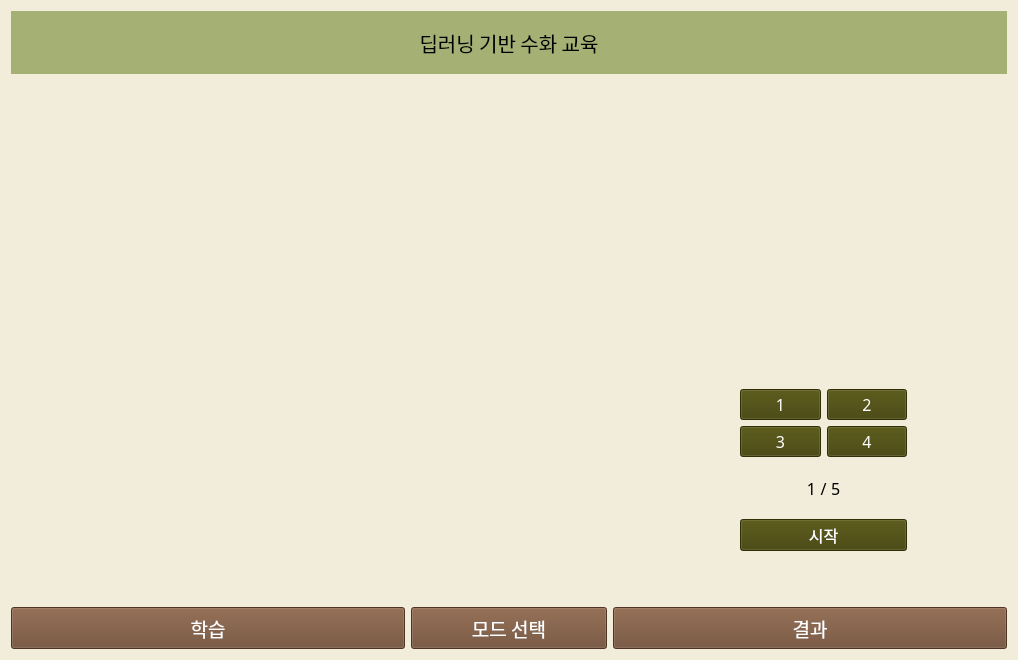
<?xml version="1.0" encoding="UTF-8"?>
<ui version="4.0">
 <class>Form</class>
 <widget class="QWidget" name="Form">
  <property name="geometry">
   <rect>
    <x>0</x>
    <y>0</y>
    <width>1018</width>
    <height>660</height>
   </rect>
  </property>
  <property name="windowTitle">
   <string>Form</string>
  </property>
  <property name="styleSheet">
   <string notr="true">background-color:rgb(242, 236, 218)</string>
  </property>
  <layout class="QGridLayout" name="gridLayout_2">
   <item row="0" column="0">
    <layout class="QGridLayout" name="gridLayout_3">
     <item row="0" column="0">
      <layout class="QGridLayout" name="gridLayout" rowstretch="0,3,25,2">
       <item row="3" column="0">
        <layout class="QHBoxLayout" name="horizontalLayout3" stretch="2,1,2">
         <item>
          <widget class="QPushButton" name="btn_learn">
           <property name="sizePolicy">
            <sizepolicy hsizetype="Minimum" vsizetype="Minimum">
             <horstretch>0</horstretch>
             <verstretch>0</verstretch>
            </sizepolicy>
           </property>
           <property name="font">
            <font>
             <family>한컴 윤고딕 230</family>
             <pointsize>14</pointsize>
            </font>
           </property>
           <property name="styleSheet">
            <string notr="true">QPushButton{
	color: white;
	background-color: rgb(109, 73, 48);
}

QPushButton:hover{
          color: rgb(109, 73, 48);
          background: transparent;
          border: 2px solid brown;
          border-radius: 1px;
}</string>
           </property>
           <property name="text">
            <string>학습</string>
           </property>
          </widget>
         </item>
         <item>
          <widget class="QPushButton" name="btn_mode">
           <property name="sizePolicy">
            <sizepolicy hsizetype="Minimum" vsizetype="Minimum">
             <horstretch>0</horstretch>
             <verstretch>0</verstretch>
            </sizepolicy>
           </property>
           <property name="font">
            <font>
             <family>한컴 윤고딕 230</family>
             <pointsize>14</pointsize>
            </font>
           </property>
           <property name="styleSheet">
            <string notr="true">QPushButton{
	color: white;
	background-color: rgb(109, 73, 48);
}

QPushButton:hover{
          color: rgb(109, 73, 48);
          background: transparent;
          border: 2px solid brown;
          border-radius: 1px;
}</string>
           </property>
           <property name="text">
            <string>모드 선택</string>
           </property>
          </widget>
         </item>
         <item>
          <widget class="QPushButton" name="btn_quiz">
           <property name="sizePolicy">
            <sizepolicy hsizetype="Minimum" vsizetype="Minimum">
             <horstretch>0</horstretch>
             <verstretch>0</verstretch>
            </sizepolicy>
           </property>
           <property name="palette">
            <palette>
             <active>
              <colorrole role="WindowText">
               <brush brushstyle="SolidPattern">
                <color alpha="255">
                 <red>255</red>
                 <green>255</green>
                 <blue>255</blue>
                </color>
               </brush>
              </colorrole>
              <colorrole role="Button">
               <brush brushstyle="SolidPattern">
                <color alpha="255">
                 <red>109</red>
                 <green>73</green>
                 <blue>48</blue>
                </color>
               </brush>
              </colorrole>
              <colorrole role="Text">
               <brush brushstyle="SolidPattern">
                <color alpha="255">
                 <red>255</red>
                 <green>255</green>
                 <blue>255</blue>
                </color>
               </brush>
              </colorrole>
              <colorrole role="ButtonText">
               <brush brushstyle="SolidPattern">
                <color alpha="255">
                 <red>255</red>
                 <green>255</green>
                 <blue>255</blue>
                </color>
               </brush>
              </colorrole>
              <colorrole role="Base">
               <brush brushstyle="SolidPattern">
                <color alpha="255">
                 <red>109</red>
                 <green>73</green>
                 <blue>48</blue>
                </color>
               </brush>
              </colorrole>
              <colorrole role="Window">
               <brush brushstyle="SolidPattern">
                <color alpha="255">
                 <red>109</red>
                 <green>73</green>
                 <blue>48</blue>
                </color>
               </brush>
              </colorrole>
             </active>
             <inactive>
              <colorrole role="WindowText">
               <brush brushstyle="SolidPattern">
                <color alpha="255">
                 <red>255</red>
                 <green>255</green>
                 <blue>255</blue>
                </color>
               </brush>
              </colorrole>
              <colorrole role="Button">
               <brush brushstyle="SolidPattern">
                <color alpha="255">
                 <red>109</red>
                 <green>73</green>
                 <blue>48</blue>
                </color>
               </brush>
              </colorrole>
              <colorrole role="Text">
               <brush brushstyle="SolidPattern">
                <color alpha="255">
                 <red>255</red>
                 <green>255</green>
                 <blue>255</blue>
                </color>
               </brush>
              </colorrole>
              <colorrole role="ButtonText">
               <brush brushstyle="SolidPattern">
                <color alpha="255">
                 <red>255</red>
                 <green>255</green>
                 <blue>255</blue>
                </color>
               </brush>
              </colorrole>
              <colorrole role="Base">
               <brush brushstyle="SolidPattern">
                <color alpha="255">
                 <red>109</red>
                 <green>73</green>
                 <blue>48</blue>
                </color>
               </brush>
              </colorrole>
              <colorrole role="Window">
               <brush brushstyle="SolidPattern">
                <color alpha="255">
                 <red>109</red>
                 <green>73</green>
                 <blue>48</blue>
                </color>
               </brush>
              </colorrole>
             </inactive>
             <disabled>
              <colorrole role="WindowText">
               <brush brushstyle="SolidPattern">
                <color alpha="255">
                 <red>255</red>
                 <green>255</green>
                 <blue>255</blue>
                </color>
               </brush>
              </colorrole>
              <colorrole role="Button">
               <brush brushstyle="SolidPattern">
                <color alpha="255">
                 <red>109</red>
                 <green>73</green>
                 <blue>48</blue>
                </color>
               </brush>
              </colorrole>
              <colorrole role="Text">
               <brush brushstyle="SolidPattern">
                <color alpha="255">
                 <red>255</red>
                 <green>255</green>
                 <blue>255</blue>
                </color>
               </brush>
              </colorrole>
              <colorrole role="ButtonText">
               <brush brushstyle="SolidPattern">
                <color alpha="255">
                 <red>255</red>
                 <green>255</green>
                 <blue>255</blue>
                </color>
               </brush>
              </colorrole>
              <colorrole role="Base">
               <brush brushstyle="SolidPattern">
                <color alpha="255">
                 <red>109</red>
                 <green>73</green>
                 <blue>48</blue>
                </color>
               </brush>
              </colorrole>
              <colorrole role="Window">
               <brush brushstyle="SolidPattern">
                <color alpha="255">
                 <red>109</red>
                 <green>73</green>
                 <blue>48</blue>
                </color>
               </brush>
              </colorrole>
             </disabled>
            </palette>
           </property>
           <property name="font">
            <font>
             <family>한컴 윤고딕 230</family>
             <pointsize>14</pointsize>
            </font>
           </property>
           <property name="styleSheet">
            <string notr="true">QPushButton{
	color: white;
	background-color: rgb(109, 73, 48);
}

QPushButton:hover{
          color: rgb(109, 73, 48);
          background: transparent;
          border: 2px solid brown;
          border-radius: 1px;
}</string>
           </property>
           <property name="text">
            <string>결과</string>
           </property>
          </widget>
         </item>
        </layout>
       </item>
       <item row="1" column="0">
        <layout class="QHBoxLayout" name="horizontalLayout1">
         <item>
          <widget class="QLabel" name="label">
           <property name="font">
            <font>
             <family>한컴 윤고딕 240</family>
             <pointsize>15</pointsize>
            </font>
           </property>
           <property name="styleSheet">
            <string notr="true">background-color:rgb(164, 176, 116)</string>
           </property>
           <property name="text">
            <string>딥러닝 기반 수화 교육</string>
           </property>
           <property name="alignment">
            <set>Qt::AlignCenter</set>
           </property>
          </widget>
         </item>
        </layout>
       </item>
       <item row="2" column="0">
        <layout class="QHBoxLayout" name="horizontalLayout2" stretch="2,1">
         <property name="leftMargin">
          <number>50</number>
         </property>
         <property name="topMargin">
          <number>50</number>
         </property>
         <property name="rightMargin">
          <number>50</number>
         </property>
         <property name="bottomMargin">
          <number>50</number>
         </property>
         <item>
          <layout class="QVBoxLayout" name="verticalLayout_2" stretch="3">
           <property name="leftMargin">
            <number>10</number>
           </property>
           <property name="topMargin">
            <number>10</number>
           </property>
           <property name="rightMargin">
            <number>10</number>
           </property>
           <property name="bottomMargin">
            <number>10</number>
           </property>
           <item>
            <widget class="QLabel" name="lb_camera">
             <property name="text">
              <string/>
             </property>
            </widget>
           </item>
          </layout>
         </item>
         <item>
          <layout class="QVBoxLayout" name="verticalLayout" stretch="5,3,1,1">
           <property name="leftMargin">
            <number>80</number>
           </property>
           <property name="rightMargin">
            <number>50</number>
           </property>
           <item>
            <widget class="QLabel" name="lb_question">
             <property name="font">
              <font>
               <family>한컴 윤고딕 230</family>
               <pointsize>20</pointsize>
              </font>
             </property>
             <property name="text">
              <string/>
             </property>
             <property name="alignment">
              <set>Qt::AlignCenter</set>
             </property>
            </widget>
           </item>
           <item>
            <layout class="QGridLayout" name="gridLayout_4">
             <item row="0" column="1">
              <widget class="QPushButton" name="btn_answer2">
               <property name="font">
                <font>
                 <family>한컴 윤고딕 230</family>
                 <pointsize>12</pointsize>
                </font>
               </property>
               <property name="styleSheet">
                <string notr="true">QPushButton{
	color: white;
	background-color: rgb(66, 65, 6);
}

QPushButton:hover{
          color: rgb(66, 65, 6);
          background: transparent;
          border: 2px solid dark green;
          border-radius: 1px;
}</string>
               </property>
               <property name="text">
                <string>2</string>
               </property>
              </widget>
             </item>
             <item row="0" column="0">
              <widget class="QPushButton" name="btn_answer1">
               <property name="font">
                <font>
                 <family>한컴 윤고딕 230</family>
                 <pointsize>12</pointsize>
                </font>
               </property>
               <property name="styleSheet">
                <string notr="true">QPushButton{
	color: white;
	background-color: rgb(66, 65, 6);
}

QPushButton:hover{
          color: rgb(66, 65, 6);
          background: transparent;
          border: 2px solid dark green;
          border-radius: 1px;
}</string>
               </property>
               <property name="text">
                <string>1</string>
               </property>
              </widget>
             </item>
             <item row="1" column="0">
              <widget class="QPushButton" name="btn_answer3">
               <property name="font">
                <font>
                 <family>한컴 윤고딕 230</family>
                 <pointsize>12</pointsize>
                </font>
               </property>
               <property name="styleSheet">
                <string notr="true">QPushButton{
	color: white;
	background-color: rgb(66, 65, 6);
}

QPushButton:hover{
          color: rgb(66, 65, 6);
          background: transparent;
          border: 2px solid dark green;
          border-radius: 1px;
}</string>
               </property>
               <property name="text">
                <string>3</string>
               </property>
              </widget>
             </item>
             <item row="1" column="1">
              <widget class="QPushButton" name="btn_answer4">
               <property name="font">
                <font>
                 <family>한컴 윤고딕 230</family>
                 <pointsize>12</pointsize>
                </font>
               </property>
               <property name="styleSheet">
                <string notr="true">QPushButton{
	color: white;
	background-color: rgb(66, 65, 6);
}

QPushButton:hover{
          color: rgb(66, 65, 6);
          background: transparent;
          border: 2px solid dark green;
          border-radius: 1px;
}</string>
               </property>
               <property name="text">
                <string>4</string>
               </property>
              </widget>
             </item>
            </layout>
           </item>
           <item>
            <layout class="QHBoxLayout" name="horizontalLayout" stretch="5,1,5">
             <property name="spacing">
              <number>0</number>
             </property>
             <item>
              <widget class="QLabel" name="lb_page">
               <property name="font">
                <font>
                 <family>한컴 윤고딕 230</family>
                 <pointsize>12</pointsize>
                </font>
               </property>
               <property name="text">
                <string>1</string>
               </property>
               <property name="alignment">
                <set>Qt::AlignRight|Qt::AlignTrailing|Qt::AlignVCenter</set>
               </property>
              </widget>
             </item>
             <item>
              <widget class="QLabel" name="label_3">
               <property name="font">
                <font>
                 <family>한컴 윤고딕 230</family>
                 <pointsize>12</pointsize>
                </font>
               </property>
               <property name="text">
                <string>/</string>
               </property>
               <property name="alignment">
                <set>Qt::AlignCenter</set>
               </property>
              </widget>
             </item>
             <item>
              <widget class="QLabel" name="lb_page_all">
               <property name="font">
                <font>
                 <family>한컴 윤고딕 230</family>
                 <pointsize>12</pointsize>
                </font>
               </property>
               <property name="text">
                <string>5</string>
               </property>
              </widget>
             </item>
            </layout>
           </item>
           <item>
            <widget class="QPushButton" name="btn_pass">
             <property name="sizePolicy">
              <sizepolicy hsizetype="Minimum" vsizetype="Fixed">
               <horstretch>0</horstretch>
               <verstretch>0</verstretch>
              </sizepolicy>
             </property>
             <property name="font">
              <font>
               <family>한컴 윤고딕 230</family>
               <pointsize>12</pointsize>
              </font>
             </property>
             <property name="styleSheet">
              <string notr="true">QPushButton{
	color: white;
	background-color: rgb(66, 65, 6);
}

QPushButton:hover{
          color: rgb(66, 65, 6);
          background: transparent;
          border: 2px solid dark green;
          border-radius: 1px;
}</string>
             </property>
             <property name="text">
              <string>시작</string>
             </property>
            </widget>
           </item>
          </layout>
         </item>
        </layout>
       </item>
      </layout>
     </item>
    </layout>
   </item>
  </layout>
 </widget>
 <resources/>
 <connections/>
</ui>
